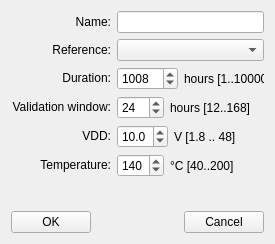
<?xml version="1.0" encoding="UTF-8"?>
<ui version="4.0">
 <class>Form</class>
 <widget class="QWidget" name="Form">
  <property name="geometry">
   <rect>
    <x>0</x>
    <y>0</y>
    <width>269</width>
    <height>244</height>
   </rect>
  </property>
  <property name="sizePolicy">
   <sizepolicy hsizetype="Preferred" vsizetype="Fixed">
    <horstretch>0</horstretch>
    <verstretch>0</verstretch>
   </sizepolicy>
  </property>
  <property name="minimumSize">
   <size>
    <width>0</width>
    <height>244</height>
   </size>
  </property>
  <property name="maximumSize">
   <size>
    <width>16777215</width>
    <height>244</height>
   </size>
  </property>
  <property name="windowTitle">
   <string>Form</string>
  </property>
  <layout class="QGridLayout" name="gridLayout">
   <item row="0" column="0">
    <layout class="QVBoxLayout" name="verticalLayout">
     <item>
      <layout class="QHBoxLayout" name="horizontalLayout">
       <item>
        <widget class="QLabel" name="label">
         <property name="sizePolicy">
          <sizepolicy hsizetype="Fixed" vsizetype="Fixed">
           <horstretch>0</horstretch>
           <verstretch>0</verstretch>
          </sizepolicy>
         </property>
         <property name="minimumSize">
          <size>
           <width>100</width>
           <height>22</height>
          </size>
         </property>
         <property name="maximumSize">
          <size>
           <width>100</width>
           <height>22</height>
          </size>
         </property>
         <property name="layoutDirection">
          <enum>Qt::LeftToRight</enum>
         </property>
         <property name="text">
          <string>Name:</string>
         </property>
         <property name="alignment">
          <set>Qt::AlignRight|Qt::AlignTrailing|Qt::AlignVCenter</set>
         </property>
        </widget>
       </item>
       <item>
        <widget class="QLineEdit" name="lineEdit">
         <property name="sizePolicy">
          <sizepolicy hsizetype="Expanding" vsizetype="Preferred">
           <horstretch>0</horstretch>
           <verstretch>0</verstretch>
          </sizepolicy>
         </property>
        </widget>
       </item>
      </layout>
     </item>
     <item>
      <layout class="QHBoxLayout" name="horizontalLayout_2">
       <item>
        <widget class="QLabel" name="label_6">
         <property name="sizePolicy">
          <sizepolicy hsizetype="Fixed" vsizetype="Fixed">
           <horstretch>0</horstretch>
           <verstretch>0</verstretch>
          </sizepolicy>
         </property>
         <property name="minimumSize">
          <size>
           <width>100</width>
           <height>22</height>
          </size>
         </property>
         <property name="maximumSize">
          <size>
           <width>100</width>
           <height>22</height>
          </size>
         </property>
         <property name="layoutDirection">
          <enum>Qt::LeftToRight</enum>
         </property>
         <property name="text">
          <string>Reference:</string>
         </property>
         <property name="alignment">
          <set>Qt::AlignRight|Qt::AlignTrailing|Qt::AlignVCenter</set>
         </property>
        </widget>
       </item>
       <item>
        <widget class="QComboBox" name="comboBox">
         <property name="sizePolicy">
          <sizepolicy hsizetype="Expanding" vsizetype="Preferred">
           <horstretch>0</horstretch>
           <verstretch>0</verstretch>
          </sizepolicy>
         </property>
         <item>
          <property name="text">
           <string/>
          </property>
         </item>
         <item>
          <property name="text">
           <string>ZHM</string>
          </property>
         </item>
         <item>
          <property name="text">
           <string>1008h</string>
          </property>
         </item>
        </widget>
       </item>
      </layout>
     </item>
     <item>
      <layout class="QHBoxLayout" name="horizontalLayout_3">
       <item>
        <widget class="QLabel" name="label_2">
         <property name="sizePolicy">
          <sizepolicy hsizetype="Fixed" vsizetype="Fixed">
           <horstretch>0</horstretch>
           <verstretch>0</verstretch>
          </sizepolicy>
         </property>
         <property name="minimumSize">
          <size>
           <width>100</width>
           <height>22</height>
          </size>
         </property>
         <property name="maximumSize">
          <size>
           <width>100</width>
           <height>22</height>
          </size>
         </property>
         <property name="layoutDirection">
          <enum>Qt::LeftToRight</enum>
         </property>
         <property name="text">
          <string>Duration:</string>
         </property>
         <property name="alignment">
          <set>Qt::AlignRight|Qt::AlignTrailing|Qt::AlignVCenter</set>
         </property>
        </widget>
       </item>
       <item>
        <widget class="QSpinBox" name="spinBox">
         <property name="sizePolicy">
          <sizepolicy hsizetype="Minimum" vsizetype="Preferred">
           <horstretch>0</horstretch>
           <verstretch>0</verstretch>
          </sizepolicy>
         </property>
         <property name="minimum">
          <number>1</number>
         </property>
         <property name="maximum">
          <number>10000</number>
         </property>
         <property name="singleStep">
          <number>100</number>
         </property>
         <property name="value">
          <number>1008</number>
         </property>
        </widget>
       </item>
       <item>
        <widget class="QLabel" name="label_7">
         <property name="sizePolicy">
          <sizepolicy hsizetype="Expanding" vsizetype="Preferred">
           <horstretch>0</horstretch>
           <verstretch>0</verstretch>
          </sizepolicy>
         </property>
         <property name="minimumSize">
          <size>
           <width>80</width>
           <height>22</height>
          </size>
         </property>
         <property name="layoutDirection">
          <enum>Qt::LeftToRight</enum>
         </property>
         <property name="text">
          <string>hours [1..10000]</string>
         </property>
         <property name="alignment">
          <set>Qt::AlignLeading|Qt::AlignLeft|Qt::AlignVCenter</set>
         </property>
        </widget>
       </item>
      </layout>
     </item>
     <item>
      <layout class="QHBoxLayout" name="horizontalLayout_4">
       <item>
        <widget class="QLabel" name="label_3">
         <property name="sizePolicy">
          <sizepolicy hsizetype="Preferred" vsizetype="Fixed">
           <horstretch>0</horstretch>
           <verstretch>0</verstretch>
          </sizepolicy>
         </property>
         <property name="minimumSize">
          <size>
           <width>100</width>
           <height>22</height>
          </size>
         </property>
         <property name="maximumSize">
          <size>
           <width>100</width>
           <height>22</height>
          </size>
         </property>
         <property name="layoutDirection">
          <enum>Qt::LeftToRight</enum>
         </property>
         <property name="text">
          <string>Validation window:</string>
         </property>
         <property name="alignment">
          <set>Qt::AlignRight|Qt::AlignTrailing|Qt::AlignVCenter</set>
         </property>
        </widget>
       </item>
       <item>
        <widget class="QSpinBox" name="spinBox_2">
         <property name="sizePolicy">
          <sizepolicy hsizetype="Minimum" vsizetype="Preferred">
           <horstretch>0</horstretch>
           <verstretch>0</verstretch>
          </sizepolicy>
         </property>
         <property name="minimum">
          <number>12</number>
         </property>
         <property name="maximum">
          <number>168</number>
         </property>
         <property name="singleStep">
          <number>12</number>
         </property>
         <property name="value">
          <number>24</number>
         </property>
        </widget>
       </item>
       <item>
        <widget class="QLabel" name="label_8">
         <property name="sizePolicy">
          <sizepolicy hsizetype="Expanding" vsizetype="Preferred">
           <horstretch>0</horstretch>
           <verstretch>0</verstretch>
          </sizepolicy>
         </property>
         <property name="minimumSize">
          <size>
           <width>80</width>
           <height>22</height>
          </size>
         </property>
         <property name="layoutDirection">
          <enum>Qt::LeftToRight</enum>
         </property>
         <property name="text">
          <string>hours [12..168]</string>
         </property>
         <property name="alignment">
          <set>Qt::AlignLeading|Qt::AlignLeft|Qt::AlignVCenter</set>
         </property>
        </widget>
       </item>
      </layout>
     </item>
     <item>
      <layout class="QHBoxLayout" name="horizontalLayout_5">
       <item>
        <widget class="QLabel" name="label_4">
         <property name="sizePolicy">
          <sizepolicy hsizetype="Fixed" vsizetype="Fixed">
           <horstretch>0</horstretch>
           <verstretch>0</verstretch>
          </sizepolicy>
         </property>
         <property name="minimumSize">
          <size>
           <width>100</width>
           <height>22</height>
          </size>
         </property>
         <property name="maximumSize">
          <size>
           <width>100</width>
           <height>22</height>
          </size>
         </property>
         <property name="layoutDirection">
          <enum>Qt::LeftToRight</enum>
         </property>
         <property name="text">
          <string>VDD:</string>
         </property>
         <property name="alignment">
          <set>Qt::AlignRight|Qt::AlignTrailing|Qt::AlignVCenter</set>
         </property>
        </widget>
       </item>
       <item>
        <widget class="QDoubleSpinBox" name="doubleSpinBox">
         <property name="sizePolicy">
          <sizepolicy hsizetype="Minimum" vsizetype="Preferred">
           <horstretch>0</horstretch>
           <verstretch>0</verstretch>
          </sizepolicy>
         </property>
         <property name="decimals">
          <number>1</number>
         </property>
         <property name="minimum">
          <double>1.800000000000000</double>
         </property>
         <property name="maximum">
          <double>48.000000000000000</double>
         </property>
         <property name="value">
          <double>10.000000000000000</double>
         </property>
        </widget>
       </item>
       <item>
        <widget class="QLabel" name="label_9">
         <property name="sizePolicy">
          <sizepolicy hsizetype="Expanding" vsizetype="Preferred">
           <horstretch>0</horstretch>
           <verstretch>0</verstretch>
          </sizepolicy>
         </property>
         <property name="minimumSize">
          <size>
           <width>80</width>
           <height>22</height>
          </size>
         </property>
         <property name="layoutDirection">
          <enum>Qt::LeftToRight</enum>
         </property>
         <property name="text">
          <string>V [1.8 .. 48]</string>
         </property>
         <property name="alignment">
          <set>Qt::AlignLeading|Qt::AlignLeft|Qt::AlignVCenter</set>
         </property>
        </widget>
       </item>
      </layout>
     </item>
     <item>
      <layout class="QHBoxLayout" name="horizontalLayout_6">
       <item>
        <widget class="QLabel" name="label_5">
         <property name="sizePolicy">
          <sizepolicy hsizetype="Fixed" vsizetype="Fixed">
           <horstretch>0</horstretch>
           <verstretch>0</verstretch>
          </sizepolicy>
         </property>
         <property name="minimumSize">
          <size>
           <width>100</width>
           <height>22</height>
          </size>
         </property>
         <property name="maximumSize">
          <size>
           <width>100</width>
           <height>22</height>
          </size>
         </property>
         <property name="layoutDirection">
          <enum>Qt::LeftToRight</enum>
         </property>
         <property name="text">
          <string>Temperature:</string>
         </property>
         <property name="alignment">
          <set>Qt::AlignRight|Qt::AlignTrailing|Qt::AlignVCenter</set>
         </property>
        </widget>
       </item>
       <item>
        <widget class="QSpinBox" name="spinBox_3">
         <property name="sizePolicy">
          <sizepolicy hsizetype="Minimum" vsizetype="Preferred">
           <horstretch>0</horstretch>
           <verstretch>0</verstretch>
          </sizepolicy>
         </property>
         <property name="minimum">
          <number>40</number>
         </property>
         <property name="maximum">
          <number>200</number>
         </property>
         <property name="singleStep">
          <number>5</number>
         </property>
         <property name="value">
          <number>140</number>
         </property>
        </widget>
       </item>
       <item>
        <widget class="QLabel" name="label_10">
         <property name="sizePolicy">
          <sizepolicy hsizetype="Expanding" vsizetype="Preferred">
           <horstretch>0</horstretch>
           <verstretch>0</verstretch>
          </sizepolicy>
         </property>
         <property name="minimumSize">
          <size>
           <width>80</width>
           <height>22</height>
          </size>
         </property>
         <property name="layoutDirection">
          <enum>Qt::LeftToRight</enum>
         </property>
         <property name="text">
          <string>°C [40..200]</string>
         </property>
         <property name="alignment">
          <set>Qt::AlignLeading|Qt::AlignLeft|Qt::AlignVCenter</set>
         </property>
        </widget>
       </item>
      </layout>
     </item>
     <item>
      <widget class="QLabel" name="feedback">
       <property name="text">
        <string/>
       </property>
       <property name="alignment">
        <set>Qt::AlignCenter</set>
       </property>
      </widget>
     </item>
     <item>
      <layout class="QHBoxLayout" name="horizontalLayout_7">
       <item>
        <widget class="QPushButton" name="pushButton">
         <property name="text">
          <string>OK</string>
         </property>
        </widget>
       </item>
       <item>
        <spacer name="horizontalSpacer">
         <property name="orientation">
          <enum>Qt::Horizontal</enum>
         </property>
         <property name="sizeHint" stdset="0">
          <size>
           <width>40</width>
           <height>20</height>
          </size>
         </property>
        </spacer>
       </item>
       <item>
        <widget class="QPushButton" name="pushButton_2">
         <property name="text">
          <string>Cancel</string>
         </property>
        </widget>
       </item>
      </layout>
     </item>
    </layout>
   </item>
  </layout>
 </widget>
 <resources/>
 <connections/>
</ui>
